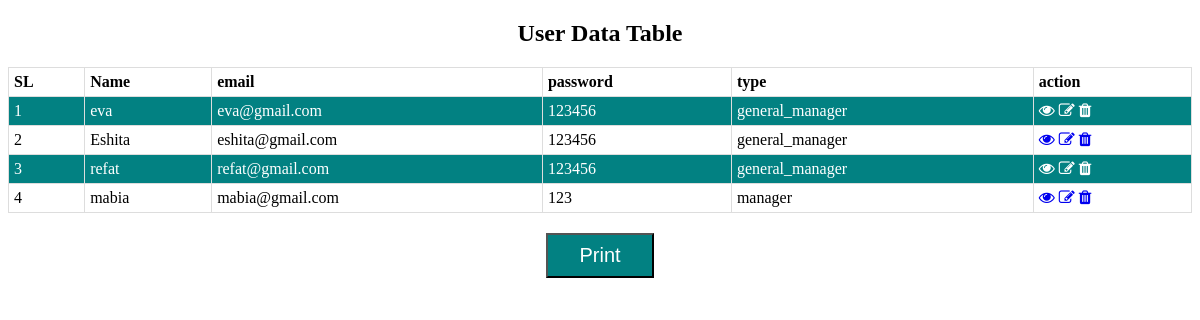
Page /Admin/user_view.php on the committed database.
### tables this page shows
CREATE TABLE `regestration` (
  `id` int(20) NOT NULL,
  `name` varchar(30) NOT NULL,
  `email` varchar(30) NOT NULL,
  `password` varchar(20) NOT NULL,
  `type` varchar(20) NOT NULL
);

### db_connect/connection.php (called while the page is built, shortened)
<?php
class database
{
	public $servername="localhost";
	public $username="root";
	public $pass="";
	public $dbname="rent_management";
	public $link;
	private function dbconnect(){
		$this->link = new mysqli($this->servername,$this->username,$this->pass,$this->dbname) or die("database failed".$this->link->error."(".$this->link->errno.")");
	}
		public function select($a)
		{
			$scr_querr=$this->link->query($a);
			if($scr_querr->num_rows>0)
			{
				return $scr_querr;
			}
		}
			}
			?>

### Admin/user_view.php (the view, shortened to what this page needs)
<?php
require_once("../db_connect/connection.php");
$db=new database();
?>
<!DOCTYPE html>
<html>
<head>
<link rel="stylesheet" href="https://cdnjs.cloudflare.com/ajax/libs/font-awesome/4.7.0/css/font-awesome.min.css">
</head>
<body>
	<h2 style="text-align: center;"> User Data Table</h2>
	<table>
		<tr>
			<th>SL</th>
			<th>Name</th>
			<th>email</th>
			<th>password</th>
			<th>type</th>
			<th>action</th>
		</tr>
		<?php
		$user_data="select * from regestration";
		$user_data_row=$db->select($user_data);
		if($user_data_row)
		{
			$sl=0;
			while($fetch=$user_data_row->fetch_array())
			{
				$sl++;
				?>
				<tr>
					<td><?php echo $sl; ?></td>
					<td><?php echo $fetch[1]; ?></td>
					<td><?php echo $fetch[2]; ?></td>
					<td><?php echo $fetch[3]; ?></td>
					<td><?php echo $fetch[4]; ?></td>
					<td>
					<a href="user_edit.php?edit=<?php echo $fetch[0]; ?>"><i class="fa fa-eye" aria-hidden="true"></i></a>
					<a href="user_edit.php?edit=<?php echo $fetch[0]; ?>"><i class="fa fa-pencil-square-o" aria-hidden="true"></i></a>
						<a href="<?php print $_SERVER['PHP_SELF'];?>?delete=<?php echo $fetch[0]; ?>" onclick='return confirm_delete()'><i class="fa fa-trash" aria-hidden="true"></i></a></td>
				</tr>
				<?php
			}
		}
		?>
	</table>
<center>
<button onclick="myFunction()">Print</button>
</center>
</body>
</html>

### Admin/user_view.php (style rules this page uses)
table { font-family: arial, sans-serif; border-collapse: collapse; width: 100%; }
td, th { border: 1px solid #dddddd; text-align: left; padding: 5px; font-family: cambria; }
tr:nth-child(even) i { color: #fff; }
button { margin-top: 20px; background: #028182; color: #fff; padding: 9px 31px; font-size: 20px; }
tr:nth-child(even) { background-color: #028182; color: #fff; }

### rows in the picture
regestration: name "eva", email "eva@gmail.com", password "123456", type "general_manager"
regestration: name "Eshita", email "eshita@gmail.com", password "123456", type "general_manager"
regestration: name "refat", email "refat@gmail.com", password "123456", type "general_manager"
regestration: name "mabia", email "mabia@gmail.com", password "123", type "manager"
